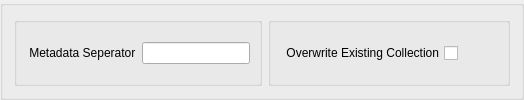
                <widget class="QGroupBox" name="gb2_0">
                 <property name="styleSheet">
                  <string notr="true"/>
                 </property>
                 <property name="title">
                  <string/>
                 </property>
                 <property name="flat">
                  <bool>true</bool>
                 </property>
                 <layout class="QHBoxLayout" name="horizontalLayout_71">
                  <item>
                   <widget class="QGroupBox" name="group_playlist_cfg_format_3">
                    <property name="title">
                     <string/>
                    </property>
                    <layout class="QHBoxLayout" name="horizontalLayout_109">
                     <item>
                      <widget class="QLabel" name="lb_metadata_seperator">
                       <property name="text">
                        <string> Metadata Seperator</string>
                       </property>
                      </widget>
                     </item>
                     <item>
                      <widget class="QLineEdit" name="metadata_separator"/>
                     </item>
                    </layout>
                   </widget>
                  </item>
                  <item>
                   <widget class="QGroupBox" name="groupBox_53">
                    <property name="title">
                     <string/>
                    </property>
                    <layout class="QHBoxLayout" name="horizontalLayout_112">
                     <item>
                      <widget class="QCheckBox" name="overwrite_existing_metadata">
                       <property name="layoutDirection">
                        <enum>Qt::RightToLeft</enum>
                       </property>
                       <property name="text">
                        <string>Overwrite Existing Collection</string>
                       </property>
                      </widget>
                     </item>
                     <item>
                      <spacer name="horizontalSpacer_61">
                       <property name="orientation">
                        <enum>Qt::Horizontal</enum>
                       </property>
                       <property name="sizeHint" stdset="0">
                        <size>
                         <width>40</width>
                         <height>20</height>
                        </size>
                       </property>
                      </spacer>
                     </item>
                    </layout>
                   </widget>
                  </item>
                 </layout>
                </widget>
